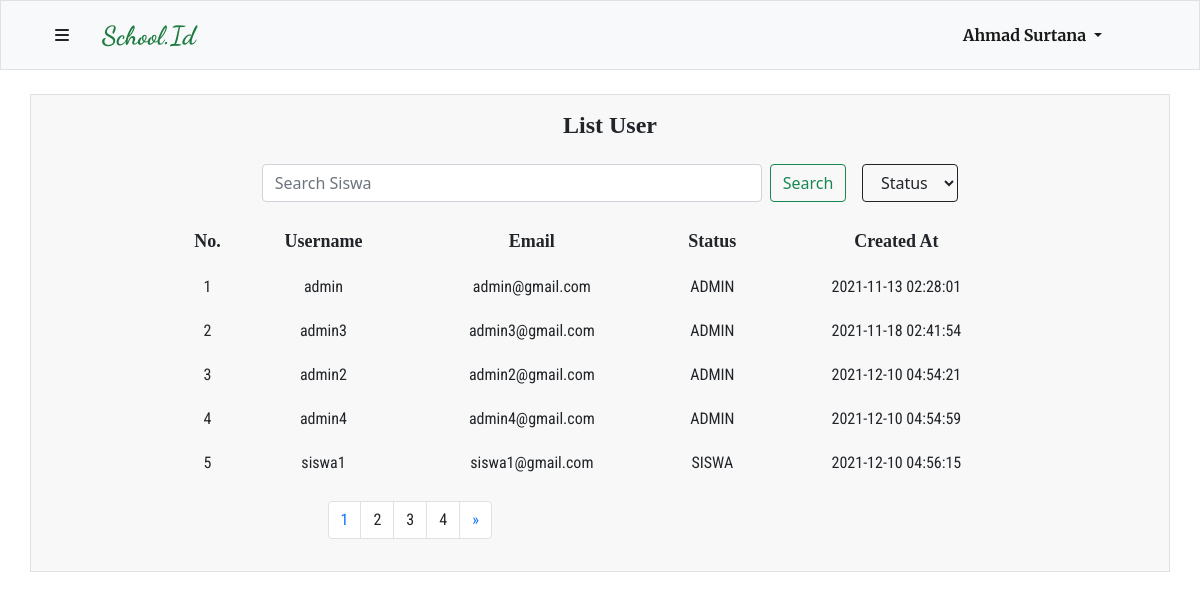
/php/user.php (signed in), run on the app's committed database.
### tables this page shows
CREATE TABLE `guru` (
  `id` int(10) UNSIGNED NOT NULL,
  `nama_guru` varchar(200) NOT NULL,
  `NIG` char(9) NOT NULL,
  `mapel_id` int(10) UNSIGNED NOT NULL,
  `user_id` int(10) UNSIGNED NOT NULL
);

CREATE TABLE `user` (
  `id` int(10) UNSIGNED NOT NULL,
  `username` varchar(100) NOT NULL,
  `password` varchar(200) NOT NULL,
  `email` varchar(200) NOT NULL,
  `status` enum('ADMIN','GURU','SISWA') DEFAULT NULL,
  `Created_at` timestamp NOT NULL DEFAULT current_timestamp()
);

### php/function.php (called while the page is built, shortened)
<?php
$connection = mysqli_connect("localhost","root","","tubes");
function show($query) {
    global $connection;
    $box = [];
    $result = mysqli_query($connection, $query);
    while($row = mysqli_fetch_assoc($result)) {
        $box[] = $row;
    }
    return $box;
}
?>

### php/user.php (the view, shortened to what this page needs)
<?php
require 'function.php';
$totalData = count(show("SELECT * from user")) ;
$dataPerhalaman = 5;
if (isset($_GET["page"])) {
    $halamanAktif = $_GET["page"];
} else {
    $halamanAktif = 1;
}
$dataAwal = ($halamanAktif * $dataPerhalaman) - $dataPerhalaman;
$user = show("SELECT * from user LIMIT $dataAwal, $dataPerhalaman");
$i = $dataAwal + 1;
?>
<!DOCTYPE html>
<html lang="en">
<head>
    <link href="https://cdn.jsdelivr.net/npm/bootstrap@5.1.3/dist/css/bootstrap.min.css" rel="stylesheet">
    <link rel="stylesheet" href="style/navbar.css">
    <link rel="stylesheet" href="style/template.css">
</head>
<body>
   <?php include 'navbar.php' ?>
    <div class="container my-4 px-4 py-3 table-data border">
        <div class="table-title">
          <h4>List User</h4>
        </div>
        <form class="d-flex search my-3 mx-auto" method="POST">
          <input class="form-control me-2" type="search" placeholder="Search Siswa" aria-label="Search" name="keyword" autocomplete="off">
          <button class="btn btn-outline-success" name="find" type="submit">Search</button>
          <select class="btn ms-3 btn-outline-dark" name="filter" id="">
            <option value="">Status</option>
          </select>
        </form>
        <div class="container-fluid mt-3">
          <table class="mx-auto" style="width : 80%;">
            <tr class="thead">
              <td class="table-header">No. </td>
              <td class="table-header">Username</td>
              <td class="table-header">Email</td>
              <td class="table-header">Status</td>
              <td class="table-header">Created At</td>
            </tr>
            <?php foreach($user as $usr) : ?>
              <tr class="tbody">
                <td class="table-body"><?= $i ?></td>
                <td class="table-body"><?= $usr["username"] ?></td>
                <td class="table-body"><?= $usr["email"] ?></td>
                <td class="table-body"><?= $usr["status"] ?></td>
                <td class="table-body"><?= $usr["Created_at"] ?></td>
              </tr>
          <?php $i++ ?>
          <?php endforeach ; ?>
          </table>
        </div>
        <?php include 'pagination.php' ?>
    </div>
</body>
</html>

### php/navbar.php (shortened to what this page needs)
<?php
$connection = mysqli_connect("localhost","root","","tubes");
$id = $_SESSION["userID"];
if(isset($_SESSION["admin"])) {
    $admin = mysqli_query($connection, "SELECT username FROM user WHERE id = $id");
    $data = mysqli_fetch_assoc($admin);
} elseif (isset($_SESSION["member"])) {
    if ($_SESSION["member"] === "siswa") {
            $namaSiswa = mysqli_query($connection, "SELECT * FROM siswa WHERE user_id = $id");
            $data = mysqli_fetch_assoc($namaSiswa);
            $navbarID = $data["kelas_id"];
            $navbar= show("SELECT mapel.* FROM siswa JOIN mapel_kelas ON mapel_kelas.kelas = siswa.kelas_id JOIN guru ON guru.id = mapel_kelas.guru JOIN mapel ON mapel.id = guru.mapel_id WHERE siswa.user_id = $id ORDER BY nama_mapel ASC");
            $tugasNavbar = show("SELECT * FROM tugas WHERE kelas = $navbarID");
    } else {
            $namaGuru = mysqli_query($connection, "SELECT * FROM guru WHERE user_id = $id");
            $data = mysqli_fetch_assoc($namaGuru);
    }
}
?>
    <nav class="navbar navbar-expand-lg navbar-light bg-light container-fluid border sticky-top">
        <div class="container navbar-head">
         <div class="logo">
            <button class="btn" type="button" data-bs-toggle="offcanvas" data-bs-target="#offcanvasRight" aria-controls="offcanvasRight"><i class="fas fa-bars"></i></button>
            <?php if(isset($_SESSION["admin"])) : ?>
                <a class="navbar-brand" href="admin.php">School.Id</a>
            <?php else : ?>
                <a class="navbar-brand" href="dashboard.php">School.Id</a>
            <?php endif ; ?>
         </div>
          <div class="login-register collapse navbar-collapse" id="navbarSupportedContent">
            <ul class="navbar-nav me-auto mb-2 mb-lg-0">
              <li class="nav-item dropdown">
                <a class="nav-link dropdown-toggle active me-5" href="" id="navbarDropdown" role="button" data-bs-toggle="dropdown" aria-expanded="false">
                    <?php if(isset($_SESSION["admin"])) : ?>
                         <?=$data["username"] ; ?>
                    <?php elseif($_SESSION["member"] === "siswa") :?>
                        <?=$data["nama_siswa"] ; ?>
                    <?php else :?>
                        <?=$data["nama_guru"] ; ?>
                    <?php endif ; ?>
                </a>
              </li>
            </ul>
          </div>
        </div>
    </nav>

### php/style/navbar.css (style rules this page uses)
* { margin: 0; padding: 0; box-sizing: border-box; }
.navbar { background-color: #f8f8f8; height: 70px; }
.navbar-brand { text-align: center; font-weight: 900 !important; font-size : 26px; margin: 0; padding: 0 20px; font-family: 'Dancing Script'; color: #1E7B40 !important; }
.navbar .logo { display: flex; text-align: center; }
.navbar .login-register { flex-grow: 0; font-family: 'Merriweather'; font-weight: bolder; }

### php/style/template.css (style rules this page uses)
* { margin: 0; padding: 0; box-sizing: border-box; }
.d-flex { align-items: center; justify-content: center; }
form { margin: 0 20px; }
.table-data { background-color: #f8f8f8; }
.search .form-control { margin: 0 20px; }
.form-control { max-width: 500px; width: 100%; }
.table-data table { width: 50%; text-align: center; }
.table-data .table-title { display: flex; justify-content: center; }
.table-data .table-title h4 { margin-left :20px; text-align: center; font-family: 'Merriweater'; font-weight: 900; }
.table-data .thead { font-family: 'Merriweater', serif !important; font-weight: bold; font-size: 18px; }
th, td { padding: 10px 5px; }
.table-data .table-body { font-family: 'Roboto Condensed', sans-serif;; }

### data on the page
guru: nama_guru "Ahmad Surtana"
user: username "admin", email "admin@gmail.com", status "ADMIN", Created_at "2021-11-13 02:28:01"
user: username "admin3", email "admin3@gmail.com", status "ADMIN", Created_at "2021-11-18 02:41:54"
user: username "admin2", email "admin2@gmail.com", status "ADMIN", Created_at "2021-12-10 04:54:21"
user: username "admin4", email "admin4@gmail.com", status "ADMIN", Created_at "2021-12-10 04:54:59"
user: username "siswa1", email "siswa1@gmail.com", status "SISWA", Created_at "2021-12-10 04:56:15"
